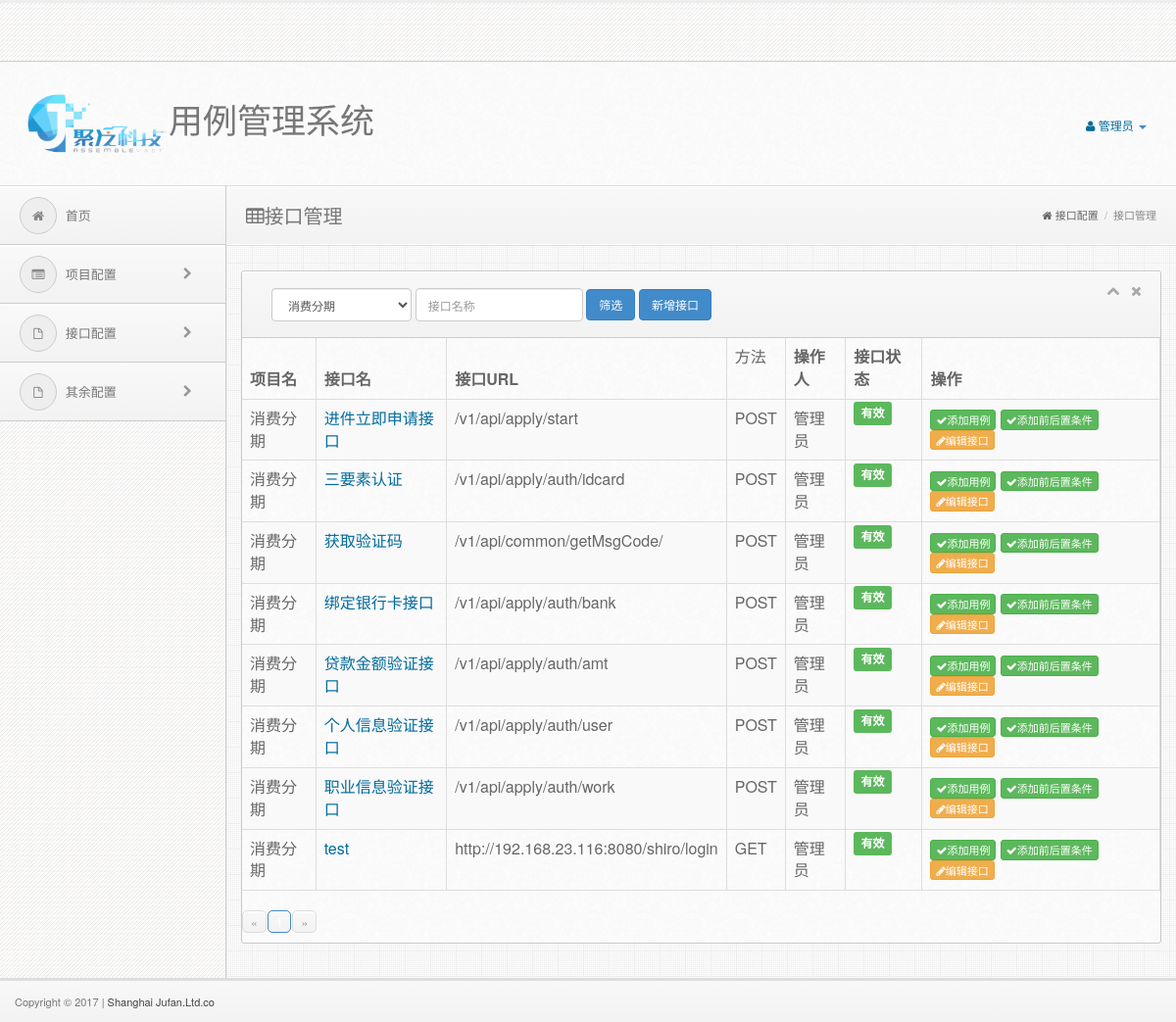
The app's page /auth_option/projectapi/mange/2 (signed in) with its own data.
### APP/models.py (models this page shows)
class Project(db.Model):
    __tablename__ = "projects"
    id = db.Column(db.Integer, primary_key=True)
    name = db.Column(db.String(200), unique=False)
    desc = db.Column(db.String(500), unique=False)
    Operator_name = db.Column(db.String(200), unique=False) #操作人
    project_status = db.Column(db.String(10), default=0, nullable=False)
    @staticmethod
    def return_project():
        project = [(m.id, m.name) for m in Project.query.all()]
        return project

class ProjectAPI(db.Model):
    __tablename__ = "projectapis"
    id = db.Column(db.Integer, primary_key=True)
    api_name = db.Column(db.String(200), unique=False)
    api_url = db.Column(db.String(200), unique=False)
    api_desc = db.Column(db.String(500), unique=False)
    api_heard = db.Column(db.String(1000), unique=False)
    api_resp = db.Column(db.String(5000), unique=False)
    api_req = db.Column(db.String(5000), unique=False)
    api_method = db.Column(db.String(5000), unique=False)
    Operator_name = db.Column(db.String(200), unique=False) #操作人
    api_status = db.Column(db.String(10), nullable=False)
    project_id = db.Column(db.Integer, unique=False)
    @staticmethod
    def return_project():
        projectapi = [(m.id, m.api_name) for m in ProjectAPI.query.all()]
        return projectapi

### APP/auth/views.py (the view, shortened to what this page needs)
@auth_option.route('/projectapi/mange/<string:id>', methods=['GET', 'POST'])
def projectAPI_mange(id):
    project_id = request.args.get('project_id', int(id), type=int)  # 项目ID
    apis_id = request.args.get('api_id', -1, type=int)  # 接口id
    case_id = request.args.get('rely_id', -1, type=int)  # 接口id
    form = ProjectAPIMag(project_id=project_id)
    form2 = addProjectAPI(project_id=project_id)
    form3 = addApiCase(project_id=project_id, api_id=apis_id)
    form4 = EditAPIForm()
    form5 = SetupTearDownForm(rely_id=case_id)
    projects = Project.return_project()
    projects.append(('-1', u'全部'))
    form2.project_id.choices = projects
    form.project_id.choices = projects
    form3.project_id.choices = projects
    form4.project_id.choices = projects
    projectapi = ProjectAPI.return_project()
    projectapi.append(('-1', u'全部'))
    form3.api_id.choices = projectapi
    apicaseid = [(m.id, m.case_name) for m in APICase.query.filter_by(project_id=project_id)]
    apicaseid.append(('-1', u'无'))
    form5.relay_id.choices = apicaseid
    page = request.args.get('page', 1, type=int)
    if 'username' not in session:
        return redirect(url_for("auth_login.login"))
    if id == '-1':
        pagination = ProjectAPI.query.order_by(ProjectAPI.id.desc()).paginate(
            page, per_page=current_app.config['COMMENTS_PER_PAGE'],
            error_out=False)
        projectapis = pagination.items
    else:
        pagination = ProjectAPI.query.filter_by(project_id=form.project_id.data).paginate(
            page, per_page=current_app.config['COMMENTS_PER_PAGE'],
            error_out=False)
        projectapis = pagination.items
    return render_template("projectapimanage.html", form=form, form2=form2, form3=form3, form4=form4, form5=form5, len_projectapis=len(projectapis), projectapis=projectapis,
                           project=Project, project_id=form.project_id.data, pagination=pagination, endpoint='.projectAPI_mange', page=page)

### APP/auth/forms.py
class ProjectAPIMag(Form):
    api_name = StringField(u'接口名', validators=[DataRequired()])
    project_id = SelectField(u'所属项目', coerce=int, validators=[DataRequired()])

class addProjectAPI(ProjectAPIMag):
    project_name = StringField(u'项目名', validators=[DataRequired()])
    project_id = SelectField(u'所属项目', coerce=int, validators=[DataRequired()])
    api_url = StringField(u'接口url', validators=[DataRequired()])
    api_heard = TextAreaField(u'接口头', validators=[DataRequired()])
    api_resp = TextAreaField(u'接口返回模板', validators=[DataRequired()])
    api_req = TextAreaField(u'接口请求模板', validators=[DataRequired()])
    api_method = RadioField(u'接口属性', choices=[ ('POST', u'POST'), ('GET', u'GET')], default='POST')
    api_valid = RadioField(u'接口属性', choices=[('true', u'有效'), ('flase', u'失效')], default='true')

### APP/templates/projectapimanage.html (shortened to what this page needs)
{% extends 'base.html' %}
{% import "_macros.html" as macros %}
{% block admin_content %}
	<div class="mainbar">
      <div class="page-head">
        <h2 class="pull-left"><i class="icon-table"></i>接口管理</h2>
        <div class="bread-crumb pull-right">
          <a href="#"><i class="icon-home"></i>接口配置</a>
          <span class="divider">/</span>
          <a href="{{ url_for("auth_option.projectAPI_mange",id=-1) }}" class="bread-current">接口管理</a>
        </div>
        <div class="clearfix"></div>
      </div>
	    <div class="matter">
        <div class="container">
            <div class="row">
              <div class="col-md-12">
                <div class="widget">
                <div class="widget-head">
                  <div class="pull-left">
        <form class="navbar-form navbar-left" role="search" method="POST">
            <div class="form-group">
            {{ form.project_id(required='',class='form-control', id ='project_id') }}
                </div>
			<div class="form-group">
                {{ form.api_name(class="form-control", placeholder="接口名称", value='', id ='api_name')  }}
			</div>
            <div class="form-group">
                        <button type="submit" class="btn btn-primary">
                            筛选
                        </button>
                    </div>
            <div class="form-group">
               <button class="btn btn-primary" data-toggle="modal" data-target="#myModal">新增接口</button>
                    </div>
		</form>
                  </div>
                  <div class="widget-icons pull-right">
                    <a href="#" class="wminimize"><i class="icon-chevron-up"></i></a>
                    <a href="#" class="wclose"><i class="icon-remove"></i></a>
                  </div>
                </div>
                  <div class="widget-content">
                    <table class="table table-striped table-bordered table-hover">
                      <thead>
                        <tr>
                          <th>项目名</th>
                            <th>接口名</th>
                          <th>接口URL</th>
                            <td>方法</td>
                            <th>操作人</th>
                             <th>接口状态</th>
                            <th>操作</th>
                        </tr>
                      </thead>
                      <tbody>
            {% if len_projectapis > 0 %}
            {% for api_value in projectapis %}
                        <tr>
                        <td>{{ project.query.get(api_value.project_id).name}} </td>
                          <td><a href="{{ url_for("auth_option.apicase_mange",id=api_value.id,project_id=api_value.project_id) }}">{{ api_value.api_name }}</a></td>
                          <td>{{ api_value.api_url }}</td>
                            <td>{{ api_value.api_method }}</td>
                          <td>{{ api_value.Operator_name }}</td>
                            {% if api_value.api_status=='true' %}
                          <td><span class="label label-success">有效</span></td>
                            {% else %}
                            <td><span class="label label-danger">无效</span></td>
                            {% endif %}
                          <td>
                              <a class="btn btn-xs btn-success" title="添加用例" onclick="get_projecapi_id('{{ url_for('auth_option.get_projectapi_id', project_id=api_value.project_id ,api_id=api_value.id) }}',{{ api_value.project_id, api_value.id }})">
                                <i class="icon-ok"></i>添加用例
                            </a>
                              <a class="btn btn-xs btn-success" title="添加接口前后置条件" onclick="get_setup_info('{{ url_for('auth_option.get_setup_id', belong_id=2,id=api_value.id,project_id=api_value.project_id,api_id=api_value.id) }}',{{ api_value.id }})">
                                <i class="icon-ok"></i>添加前后置条件
                            </a>
                              <a class="btn btn-xs btn-warning" title="修改项目" onclick="get_api_value('{{ url_for('auth_option.get_api_value',api_id=api_value.id) }}', {{ api_value.id }})">
                                <i class="icon-pencil"></i>编辑接口
                                  </a>
                          </td>
                        </tr>
  {% endfor %}
        {% endif %}
                      </tbody>
                    </table>
        <div class="pagination">
            {{ macros.pagination_widget(pagination, endpoint, id=project_id) }}
        </div>
                  </div>
                </div>
              </div>
            </div>
        </div>
		  </div>
    </div>
{% endblock %}

### APP/static/style/style.css (style rules this page uses)
body { font-size: 12px; line-height: 22px; color: #666; border-top: 3px solid #eee; background:#343434 url("../img/back.png") repeat; padding-top: 37px; -webkit-font-smoothing: antialiased; }
h1,h2,h3,h4,h5,h6 { padding: 2px 0px; margin: 2px 0px; color: #777; }
h2 { font-size: 25px; line-height: 35px; }
a { color: #026b9c; }
.btn { font-size: 12px !important; }
button { font-size: 11px; }
a.btn { font-size: 11px !important; }
form { margin: 0px; }
form button { font-size: 11px !important; }
form input, form textarea { font-size:12px !important; }
form input, form button, form textarea, form select { font-size:12px !important; }
.mainbar { position: relative; margin-left: 230px; margin-right: 0px; width: auto; background:#eee url("../img/main-back.png") repeat; border-left: 1px solid #ccc; z-index: 50; min-height: 800px; }
.mainbar .container { max-width:100% !important; width: 100% !important; }
.pagination { margin: 10px 0px 5px 0px; }
.mainbar .page-head { background-color: #f8f8f8; background: -webkit-gradient(linear, left top, left bottom, from(#f8f8f8), to(#f2f2f2)); background: -webkit-linear-gradient(top, #f8f8f8, #f2f2f2); background: -moz-linear-gradient(top, #f8f8f8, #f2f2f2); background: -ms-linear-gradient(top, #f8f8f8, #f2f2f2); background: -o-linear-gradient(top, #f8f8f8, #f2f2f2); background: linear-gradient(top, #f8f8f8, #f2f2f2); padding: 8px 20px; border-bottom: 1px solid #fff; box-shadow: inset 0px 1px 1px #fff; }
.mainbar .page-head h2 { font-weight: normal; font-size: 20px; }
.mainbar .bread-crumb { font-size: 11px; margin-top: 10px; color: #aaa; }
.mainbar .bread-crumb i { margin-right: 3px; }
.mainbar .bread-crumb .divider { margin: 0px 3px; }
.mainbar .bread-crumb a { color: #666; }
.mainbar .bread-crumb a.bread-current { color: #888; }
.mainbar .matter { border-top: 1px solid #ddd; padding: 15px 0px; }
.widget { border: 1px solid #c9c9c9; border-radius: 3px; margin-top: 10px; margin-bottom: 20px; background: #fafafa url('../img/cream.png') repeat; }
.widget .table { margin: 0px; width: 100%; }
.widget .table .btn { font-size: 11px !important; }
.widget .table-bordered { border-radius: 0px; border: 0px; }
.widget .table-bordered th { border-bottom: 1px solid #ddd !important; }
.widget .table-bordered td { border-top: 0px !important; border-bottom: 1px solid #ddd !important; border-radius: 0px !important; }
.widget .table-bordered td:first-child, .widget .table-bordered th:first-child { border-left: 0px; }
.widget .table-bordered thead:first-child tr:first-child > th:first-child, .widget .table-bordered tbody:first-child tr:first-child > td:first-child { border-radius: 0px; }
.widget .widget-head,.modal-header { background-color: #f8f8f8; background: -webkit-gradient(linear, left top, left bottom, from(#f8f8f8), to(#f2f2f2)); background: -webkit-linear-gradient(top, #f8f8f8, #f2f2f2); background: -moz-linear-gradient(top, #f8f8f8, #f2f2f2); background: -ms-linear-gradient(top, #f8f8f8, #f2f2f2); background: -o-linear-gradient(top, #f8f8f8, #f2f2f2); background: linear-gradient(top, #f8f8f8, #f2f2f2); border-top-right-radius: 3px; border-top-left-radius: 3px; text-shadow:0px 1px #fff; border-bottom: 1px solid #ccc; border-top: 1px solid #fff; color: #666; font-size: 13px; font-weight: bold; padding: 8px 15px; }
.widget .widget-head .widget-icons i { font-size: 14px; margin: 0px 4px; }
.widget .widget-head .widget-icons a { color: #aaa; }

### records on screen
ProjectAPI: api_name "进件立即申请接口", api_url "/v1/api/apply/start", api_method "POST", Operator_name "管理员", api_status "有效"
Project: query.get "消费分期"
ProjectAPI: api_name "三要素认证", api_url "/v1/api/apply/auth/idcard", api_method "POST", Operator_name "管理员", api_status "有效"
ProjectAPI: api_name "获取验证码", api_url "/v1/api/common/getMsgCode/", api_method "POST", Operator_name "管理员", api_status "有效"
ProjectAPI: api_name "绑定银行卡接口", api_url "/v1/api/apply/auth/bank", api_method "POST", Operator_name "管理员", api_status "有效"
ProjectAPI: api_name "贷款金额验证接口", api_url "/v1/api/apply/auth/amt", api_method "POST", Operator_name "管理员", api_status "有效"
ProjectAPI: api_name "个人信息验证接口", api_url "/v1/api/apply/auth/user", api_method "POST", Operator_name "管理员", api_status "有效"
ProjectAPI: api_name "职业信息验证接口", api_url "/v1/api/apply/auth/work", api_method "POST", Operator_name "管理员", api_status "有效"
ProjectAPI: api_name "test", api_url "http://192.168.23.116:8080/shiro/login", api_method "GET", Operator_name "管理员", api_status "有效"

### other values on screen
{{ session.username }} "管理员"
